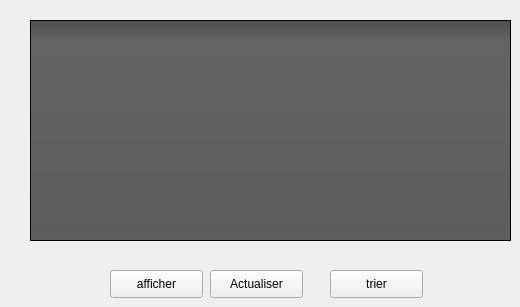
     <widget class="QWidget" name="tab_8">
      <attribute name="title">
       <string>Afficher  les avis des clients</string>
      </attribute>
      <widget class="QTableView" name="tableView_avis">
       <property name="geometry">
        <rect>
         <x>30</x>
         <y>20</y>
         <width>481</width>
         <height>221</height>
        </rect>
       </property>
       <property name="styleSheet">
        <string notr="true">QToolTip
{
     border: 1px solid black;
     background-color: #ffa02f;
     padding: 1px;
     border-radius: 3px;
     opacity: 100;
}

QWidget
{
    color: #b1b1b1;
    background-color: #323232;
}

QWidget:item:hover
{
    background-color: QLinearGradient( x1: 0, y1: 0, x2: 0, y2: 1, stop: 0 #ffa02f, stop: 1 #ca0619);
    color: #000000;
}

QWidget:item:selected
{
    background-color: QLinearGradient( x1: 0, y1: 0, x2: 0, y2: 1, stop: 0 #ffa02f, stop: 1 #d7801a);
}

QMenuBar::item
{
    background: transparent;
}

QMenuBar::item:selected
{
    background: transparent;
    border: 1px solid #ffaa00;
}

QMenuBar::item:pressed
{
    background: #444;
    border: 1px solid #000;
    background-color: QLinearGradient(
        x1:0, y1:0,
        x2:0, y2:1,
        stop:1 #212121,
        stop:0.4 #343434/*,
        stop:0.2 #343434,
        stop:0.1 #ffaa00*/
    );
    margin-bottom:-1px;
    padding-bottom:1px;
}

QMenu
{
    border: 1px solid #000;
}

QMenu::item
{
    padding: 2px 20px 2px 20px;
}

QMenu::item:selected
{
    color: #000000;
}

QWidget:disabled
{
    color: #404040;
    background-color: #323232;
}

QAbstractItemView
{
    background-color: QLinearGradient( x1: 0, y1: 0, x2: 0, y2: 1, stop: 0 #4d4d4d, stop: 0.1 #646464, stop: 1 #5d5d5d);
}

QWidget:focus
{
    /*border: 2px solid QLinearGradient( x1: 0, y1: 0, x2: 0, y2: 1, stop: 0 #ffa02f, stop: 1 #d7801a);*/
}

QLineEdit
{
    background-color: QLinearGradient( x1: 0, y1: 0, x2: 0, y2: 1, stop: 0 #4d4d4d, stop: 0 #646464, stop: 1 #5d5d5d);
    padding: 1px;
    border-style: solid;
    border: 1px solid #1e1e1e;
    border-radius: 5;
}

QPushButton
{
    color: #b1b1b1;
    background-color: QLinearGradient( x1: 0, y1: 0, x2: 0, y2: 1, stop: 0 #565656, stop: 0.1 #525252, stop: 0.5 #4e4e4e, stop: 0.9 #4a4a4a, stop: 1 #464646);
    border-width: 1px;
    border-color: #1e1e1e;
    border-style: solid;
    border-radius: 6;
    padding: 3px;
    font-size: 12px;
    padding-left: 5px;
    padding-right: 5px;
}

QPushButton:pressed
{
    background-color: QLinearGradient( x1: 0, y1: 0, x2: 0, y2: 1, stop: 0 #2d2d2d, stop: 0.1 #2b2b2b, stop: 0.5 #292929, stop: 0.9 #282828, stop: 1 #252525);
}

QComboBox
{
    selection-background-color: #ffaa00;
    background-color: QLinearGradient( x1: 0, y1: 0, x2: 0, y2: 1, stop: 0 #565656, stop: 0.1 #525252, stop: 0.5 #4e4e4e, stop: 0.9 #4a4a4a, stop: 1 #464646);
    border-style: solid;
    border: 1px solid #1e1e1e;
    border-radius: 5;
}

QComboBox:hover,QPushButton:hover
{
    border: 2px solid QLinearGradient( x1: 0, y1: 0, x2: 0, y2: 1, stop: 0 #ffa02f, stop: 1 #d7801a);
}


QComboBox:on
{
    padding-top: 3px;
    padding-left: 4px;
    background-color: QLinearGradient( x1: 0, y1: 0, x2: 0, y2: 1, stop: 0 #2d2d2d, stop: 0.1 #2b2b2b, stop: 0.5 #292929, stop: 0.9 #282828, stop: 1 #252525);
    selection-background-color: #ffaa00;
}

QComboBox QAbstractItemView
{
    border: 2px solid darkgray;
    selection-background-color: QLinearGradient( x1: 0, y1: 0, x2: 0, y2: 1, stop: 0 #ffa02f, stop: 1 #d7801a);
}

QComboBox::drop-down
{
     subcontrol-origin: padding;
     subcontrol-position: top right;
     width: 15px;

     border-left-width: 0px;
     border-left-color: darkgray;
     border-left-style: solid; /* just a single line */
     border-top-right-radius: 3px; /* same radius as the QComboBox */
     border-bottom-right-radius: 3px;
 }

QComboBox::down-arrow
{
     image: url(:/down_arrow.png);
}

QGroupBox:focus
{
border: 2px solid QLinearGradient( x1: 0, y1: 0, x2: 0, y2: 1, stop: 0 #ffa02f, stop: 1 #d7801a);
}

QTextEdit:focus
{
    border: 2px solid QLinearGradient( x1: 0, y1: 0, x2: 0, y2: 1, stop: 0 #ffa02f, stop: 1 #d7801a);
}

QScrollBar:horizontal {
     border: 1px solid #222222;
     background: QLinearGradient( x1: 0, y1: 0, x2: 0, y2: 1, stop: 0.0 #121212, stop: 0.2 #282828, stop: 1 #484848);
     height: 7px;
     margin: 0px 16px 0 16px;
}

QScrollBar::handle:horizontal
{
      background: QLinearGradient( x1: 0, y1: 0, x2: 1, y2: 0, stop: 0 #ffa02f, stop: 0.5 #d7801a, stop: 1 #ffa02f);
      min-height: 20px;
      border-radius: 2px;
}

QScrollBar::add-line:horizontal {
      border: 1px solid #1b1b19;
      border-radius: 2px;
      background: QLinearGradient( x1: 0, y1: 0, x2: 1, y2: 0, stop: 0 #ffa02f, stop: 1 #d7801a);
      width: 14px;
      subcontrol-position: right;
      subcontrol-origin: margin;
}

QScrollBar::sub-line:horizontal {
      border: 1px solid #1b1b19;
      border-radius: 2px;
      background: QLinearGradient( x1: 0, y1: 0, x2: 1, y2: 0, stop: 0 #ffa02f, stop: 1 #d7801a);
      width: 14px;
     subcontrol-position: left;
     subcontrol-origin: margin;
}

QScrollBar::right-arrow:horizontal, QScrollBar::left-arrow:horizontal
{
      border: 1px solid black;
      width: 1px;
      height: 1px;
      background: white;
}

QScrollBar::add-page:horizontal, QScrollBar::sub-page:horizontal
{
      background: none;
}

QScrollBar:vertical
{
      background: QLinearGradient( x1: 0, y1: 0, x2: 1, y2: 0, stop: 0.0 #121212, stop: 0.2 #282828, stop: 1 #484848);
      width: 7px;
      margin: 16px 0 16px 0;
      border: 1px solid #222222;
}

QScrollBar::handle:vertical
{
      background: QLinearGradient( x1: 0, y1: 0, x2: 0, y2: 1, stop: 0 #ffa02f, stop: 0.5 #d7801a, stop: 1 #ffa02f);
      min-height: 20px;
      border-radius: 2px;
}

QScrollBar::add-line:vertical
{
      border: 1px solid #1b1b19;
      border-radius: 2px;
      background: QLinearGradient( x1: 0, y1: 0, x2: 0, y2: 1, stop: 0 #ffa02f, stop: 1 #d7801a);
      height: 14px;
      subcontrol-position: bottom;
      subcontrol-origin: margin;
}

QScrollBar::sub-line:vertical
{
      border: 1px solid #1b1b19;
      border-radius: 2px;
      background: QLinearGradient( x1: 0, y1: 0, x2: 0, y2: 1, stop: 0 #d7801a, stop: 1 #ffa02f);
      height: 14px;
      subcontrol-position: top;
      subcontrol-origin: margin;
}

QScrollBar::up-arrow:vertical, QScrollBar::down-arrow:vertical
{
      border: 1px solid black;
      width: 1px;
      height: 1px;
      background: white;
}


QScrollBar::add-page:vertical, QScrollBar::sub-page:vertical
{
      background: none;
}

QTextEdit
{
    background-color: #242424;
}

QPlainTextEdit
{
    background-color: #242424;
}

QHeaderView::section
{
    background-color: QLinearGradient(x1:0, y1:0, x2:0, y2:1, stop:0 #616161, stop: 0.5 #505050, stop: 0.6 #434343, stop:1 #656565);
    color: white;
    padding-left: 4px;
    border: 1px solid #6c6c6c;
}

QCheckBox:disabled
{
color: #414141;
}

QDockWidget::title
{
    text-align: center;
    spacing: 3px; /* spacing between items in the tool bar */
    background-color: QLinearGradient(x1:0, y1:0, x2:0, y2:1, stop:0 #323232, stop: 0.5 #242424, stop:1 #323232);
}

QDockWidget::close-button, QDockWidget::float-button
{
    text-align: center;
    spacing: 1px; /* spacing between items in the tool bar */
    background-color: QLinearGradient(x1:0, y1:0, x2:0, y2:1, stop:0 #323232, stop: 0.5 #242424, stop:1 #323232);
}

QDockWidget::close-button:hover, QDockWidget::float-button:hover
{
    background: #242424;
}

QDockWidget::close-button:pressed, QDockWidget::float-button:pressed
{
    padding: 1px -1px -1px 1px;
}

QMainWindow::separator
{
    background-color: QLinearGradient(x1:0, y1:0, x2:0, y2:1, stop:0 #161616, stop: 0.5 #151515, stop: 0.6 #212121, stop:1 #343434);
    color: white;
    padding-left: 4px;
    border: 1px solid #4c4c4c;
    spacing: 3px; /* spacing between items in the tool bar */
}

QMainWindow::separator:hover
{

    background-color: QLinearGradient(x1:0, y1:0, x2:0, y2:1, stop:0 #d7801a, stop:0.5 #b56c17 stop:1 #ffa02f);
    color: white;
    padding-left: 4px;
    border: 1px solid #6c6c6c;
    spacing: 3px; /* spacing between items in the tool bar */
}

QToolBar::handle
{
     spacing: 3px; /* spacing between items in the tool bar */
     background: url(:/images/handle.png);
}

QMenu::separator
{
    height: 2px;
    background-color: QLinearGradient(x1:0, y1:0, x2:0, y2:1, stop:0 #161616, stop: 0.5 #151515, stop: 0.6 #212121, stop:1 #343434);
    color: white;
    padding-left: 4px;
    margin-left: 10px;
    margin-right: 5px;
}

QProgressBar
{
    border: 2px solid grey;
    border-radius: 5px;
    text-align: center;
}

QProgressBar::chunk
{
    background-color: #d7801a;
    width: 2.15px;
    margin: 0.5px;
}

QTabBar::tab {
    color: #b1b1b1;
    border: 1px solid #444;
    border-bottom-style: none;
    background-color: #323232;
    padding-left: 10px;
    padding-right: 10px;
    padding-top: 3px;
    padding-bottom: 2px;
    margin-right: -1px;
}

QTabWidget::pane {
    border: 1px solid #444;
    top: 1px;
}

QTabBar::tab:last
{
    margin-right: 0; /* the last selected tab has nothing to overlap with on the right */
    border-top-right-radius: 3px;
}

QTabBar::tab:first:!selected
{
 margin-left: 0px; /* the last selected tab has nothing to overlap with on the right */


    border-top-left-radius: 3px;
}

QTabBar::tab:!selected
{
    color: #b1b1b1;
    border-bottom-style: solid;
    margin-top: 3px;
    background-color: QLinearGradient(x1:0, y1:0, x2:0, y2:1, stop:1 #212121, stop:.4 #343434);
}

QTabBar::tab:selected
{
    border-top-left-radius: 3px;
    border-top-right-radius: 3px;
    margin-bottom: 0px;
}

QTabBar::tab:!selected:hover
{
    /*border-top: 2px solid #ffaa00;
    padding-bottom: 3px;*/
    border-top-left-radius: 3px;
    border-top-right-radius: 3px;
    background-color: QLinearGradient(x1:0, y1:0, x2:0, y2:1, stop:1 #212121, stop:0.4 #343434, stop:0.2 #343434, stop:0.1 #ffaa00);
}

QRadioButton::indicator:checked, QRadioButton::indicator:unchecked{
    color: #b1b1b1;
    background-color: #323232;
    border: 1px solid #b1b1b1;
    border-radius: 6px;
}

QRadioButton::indicator:checked
{
    background-color: qradialgradient(
        cx: 0.5, cy: 0.5,
        fx: 0.5, fy: 0.5,
        radius: 1.0,
        stop: 0.25 #ffaa00,
        stop: 0.3 #323232
    );
}

QCheckBox::indicator{
    color: #b1b1b1;
    background-color: #323232;
    border: 1px solid #b1b1b1;
    width: 9px;
    height: 9px;
}

QRadioButton::indicator
{
    border-radius: 6px;
}

QRadioButton::indicator:hover, QCheckBox::indicator:hover
{
    border: 1px solid #ffaa00;
}

QCheckBox::indicator:checked
{
    image:url(:/images/checkbox.png);
}

QCheckBox::indicator:disabled, QRadioButton::indicator:disabled
{
    border: 1px solid #444;
}</string>
       </property>
      </widget>
      <widget class="QPushButton" name="pushButton">
       <property name="geometry">
        <rect>
         <x>110</x>
         <y>270</y>
         <width>93</width>
         <height>28</height>
        </rect>
       </property>
       <property name="text">
        <string>afficher</string>
       </property>
      </widget>
      <widget class="QPushButton" name="trier">
       <property name="geometry">
        <rect>
         <x>330</x>
         <y>270</y>
         <width>93</width>
         <height>28</height>
        </rect>
       </property>
       <property name="text">
        <string>trier</string>
       </property>
      </widget>
      <widget class="QPushButton" name="Actualiser_2">
       <property name="geometry">
        <rect>
         <x>210</x>
         <y>270</y>
         <width>93</width>
         <height>28</height>
        </rect>
       </property>
       <property name="text">
        <string>Actualiser</string>
       </property>
      </widget>
     </widget>
